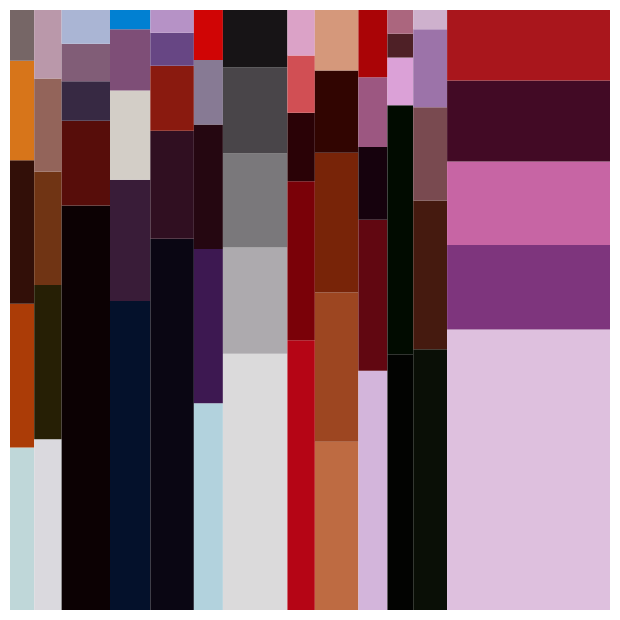

Vega-Lite specification stored for this chart:
### Vega-Lite specification from a JSON file in a GitHub repository (floating-point values rounded to 4 significant figures)
{"config": {"background": "transparent", "title": {"color": "#DBDEE1", "fontSize": 16}, "axis": {"domainColor": "#313338", "gridColor": "#666666", "tickColor": "#DBDEE1", "titleColor": "#DBDEE1", "labelColor": "#DBDEE1", "grid": false}, "legend": {"labelColor": "#DBDEE1", "titleColor": "#DBDEE1"}, "view": {"stroke": null}}, "data": {"name": "data-cd5f8716d1f9e86455d17294906ccb24"}, "mark": {"type": "rect", "opacity": 1, "tooltip": true}, "encoding": {"color": {"field": "hex_color", "title": "Hex color code", "scale": null, "type": "nominal"}, "tooltip": [{"field": "scene", "title": "Scena", "type": "quantitative"}, {"field": "hex_color", "title": "Codice colore esadecimale", "type": "nominal"}, {"field": "closest_color_name", "title": "Nome del colore più vicino", "type": "nominal"}, {"field": "frequency", "title": "Frequenza", "type": "quantitative"}], "x": {"axis": null, "field": "start_frame", "scale": {"domainMax": 384.0, "domainMin": 12.0, "padding": 0}, "title": null, "type": "quantitative"}, "x2": {"field": "end_frame"}, "y": {"axis": null, "field": "start_freq", "scale": {"padding": 0}, "title": null, "type": "quantitative"}, "y2": {"field": "end_freq"}}, "height": "container", "transform": [{"groupby": ["scene"], "stack": "frequency", "as": ["start_freq", "end_freq"]}], "width": "container", "$schema": "https://vega.github.io/schema/vega-lite/v5.17.0.json", "datasets": {"data-cd5f8716d1f9e86455d17294906ccb24": [{"scene": 1, "hex_color": "#bfd7d9", "closest_color_name": "beau_blue", "frequency": 0.271, "start_frame": 12, "end_frame": 27}, {"scene": 1, "hex_color": "#ab3c07", "closest_color_name": "windsor_tan", "frequency": 0.2396, "start_frame": 12, "end_frame": 27}, {"scene": 1, "hex_color": "#320f08", "closest_color_name": "dark_chocolate", "frequency": 0.2389, "start_frame": 12, "end_frame": 27}, {"scene": 1, "hex_color": "#d7751a", "closest_color_name": "ochre", "frequency": 0.166, "start_frame": 12, "end_frame": 27}, {"scene": 1, "hex_color": "#766666", "closest_color_name": "dark_silver", "frequency": 0.08447, "start_frame": 12, "end_frame": 27}, {"scene": 2, "hex_color": "#dad9de", "closest_color_name": "bone", "frequency": 0.2845, "start_frame": 27, "end_frame": 44}, {"scene": 2, "hex_color": "#261f05", "closest_color_name": "brown_oil", "frequency": 0.2572, "start_frame": 27, "end_frame": 44}, {"scene": 2, "hex_color": "#703414", "closest_color_name": "caramel", "frequency": 0.1888, "start_frame": 27, "end_frame": 44}, {"scene": 2, "hex_color": "#93645a", "closest_color_name": "dirt", "frequency": 0.1554, "start_frame": 27, "end_frame": 44}, {"scene": 2, "hex_color": "#ba98aa", "closest_color_name": "silver_chalice", "frequency": 0.1142, "start_frame": 27, "end_frame": 44}, {"scene": 3, "hex_color": "#0c0103", "closest_color_name": "asphalt", "frequency": 0.6741, "start_frame": 44, "end_frame": 74}, {"scene": 3, "hex_color": "#570d0a", "closest_color_name": "jam", "frequency": 0.1412, "start_frame": 44, "end_frame": 74}, {"scene": 3, "hex_color": "#372943", "closest_color_name": "shadow", "frequency": 0.06587, "start_frame": 44, "end_frame": 74}, {"scene": 3, "hex_color": "#815d77", "closest_color_name": "dove", "frequency": 0.0625, "start_frame": 44, "end_frame": 74}, {"scene": 3, "hex_color": "#aab5d4", "closest_color_name": "silver", "frequency": 0.05635, "start_frame": 44, "end_frame": 74}, {"scene": 4, "hex_color": "#04112b", "closest_color_name": "black_rock", "frequency": 0.5151, "start_frame": 74, "end_frame": 99}, {"scene": 4, "hex_color": "#391c38", "closest_color_name": "dark_purple", "frequency": 0.2019, "start_frame": 74, "end_frame": 99}, {"scene": 4, "hex_color": "#d3cec7", "closest_color_name": "pastel_gray", "frequency": 0.149, "start_frame": 74, "end_frame": 99}, {"scene": 4, "hex_color": "#7e4e77", "closest_color_name": "mauve", "frequency": 0.102, "start_frame": 74, "end_frame": 99}, {"scene": 4, "hex_color": "#0180d2", "closest_color_name": "cerulean", "frequency": 0.03207, "start_frame": 74, "end_frame": 99}, {"scene": 5, "hex_color": "#0a0613", "closest_color_name": "black_magic", "frequency": 0.6186, "start_frame": 99, "end_frame": 126}, {"scene": 5, "hex_color": "#300f21", "closest_color_name": "deep_wine", "frequency": 0.18, "start_frame": 99, "end_frame": 126}, {"scene": 5, "hex_color": "#8a1a0f", "closest_color_name": "scarlet", "frequency": 0.1086, "start_frame": 99, "end_frame": 126}, {"scene": 5, "hex_color": "#674684", "closest_color_name": "affair", "frequency": 0.05504, "start_frame": 99, "end_frame": 126}, {"scene": 5, "hex_color": "#b692c6", "closest_color_name": "royal_periwinkle", "frequency": 0.03778, "start_frame": 99, "end_frame": 126}, {"scene": 6, "hex_color": "#b2d2dd", "closest_color_name": "beau_blue", "frequency": 0.3447, "start_frame": 126, "end_frame": 144}, {"scene": 6, "hex_color": "#3d1851", "closest_color_name": "indigo", "frequency": 0.2569, "start_frame": 126, "end_frame": 144}, {"scene": 6, "hex_color": "#250711", "closest_color_name": "raisin", "frequency": 0.2077, "start_frame": 126, "end_frame": 144}, {"scene": 6, "hex_color": "#877a94", "closest_color_name": "rocket_metallic", "frequency": 0.1073, "start_frame": 126, "end_frame": 144}, {"scene": 6, "hex_color": "#d00505", "closest_color_name": "bu_scarlet", "frequency": 0.08342, "start_frame": 126, "end_frame": 144}, {"scene": 7, "hex_color": "#dbdadb", "closest_color_name": "bone", "frequency": 0.4272, "start_frame": 144, "end_frame": 184}, {"scene": 7, "hex_color": "#adaaae", "closest_color_name": "silver_chalice", "frequency": 0.1769, "start_frame": 144, "end_frame": 184}, {"scene": 7, "hex_color": "#7a787b", "closest_color_name": "fossil", "frequency": 0.1565, "start_frame": 144, "end_frame": 184}, {"scene": 7, "hex_color": "#494549", "closest_color_name": "gray_wolf", "frequency": 0.1433, "start_frame": 144, "end_frame": 184}, {"scene": 7, "hex_color": "#171416", "closest_color_name": "dull_black", "frequency": 0.09601, "start_frame": 144, "end_frame": 184}, {"scene": 8, "hex_color": "#b50515", "closest_color_name": "angels_red", "frequency": 0.4495, "start_frame": 184, "end_frame": 201}, {"scene": 8, "hex_color": "#7a0108", "closest_color_name": "maroon", "frequency": 0.2652, "start_frame": 184, "end_frame": 201}, {"scene": 8, "hex_color": "#2a0206", "closest_color_name": "raisin", "frequency": 0.1141, "start_frame": 184, "end_frame": 201}, {"scene": 8, "hex_color": "#d14f54", "closest_color_name": "dark_terra_cotta", "frequency": 0.09552, "start_frame": 184, "end_frame": 201}, {"scene": 8, "hex_color": "#dba2c7", "closest_color_name": "pink", "frequency": 0.07573, "start_frame": 184, "end_frame": 201}, {"scene": 9, "hex_color": "#be6b42", "closest_color_name": "copper", "frequency": 0.2804, "start_frame": 201, "end_frame": 228}, {"scene": 9, "hex_color": "#9d4621", "closest_color_name": "sienna", "frequency": 0.249, "start_frame": 201, "end_frame": 228}, {"scene": 9, "hex_color": "#782408", "closest_color_name": "brick", "frequency": 0.2329, "start_frame": 201, "end_frame": 228}, {"scene": 9, "hex_color": "#310501", "closest_color_name": "dark_chocolate", "frequency": 0.1371, "start_frame": 201, "end_frame": 228}, {"scene": 9, "hex_color": "#d5987b", "closest_color_name": "antique_brass", "frequency": 0.1007, "start_frame": 201, "end_frame": 228}, {"scene": 10, "hex_color": "#d3b5db", "closest_color_name": "thistle", "frequency": 0.3988, "start_frame": 228, "end_frame": 246}, {"scene": 10, "hex_color": "#610711", "closest_color_name": "jam", "frequency": 0.2515, "start_frame": 228, "end_frame": 246}, {"scene": 10, "hex_color": "#16020d", "closest_color_name": "vampire_black", "frequency": 0.1212, "start_frame": 228, "end_frame": 246}, {"scene": 10, "hex_color": "#9c5781", "closest_color_name": "lipstick_stain", "frequency": 0.1162, "start_frame": 228, "end_frame": 246}, {"scene": 10, "hex_color": "#aa0406", "closest_color_name": "49ers_red", "frequency": 0.1122, "start_frame": 228, "end_frame": 246}, {"scene": 11, "hex_color": "#020301", "closest_color_name": "jade", "frequency": 0.4263, "start_frame": 246, "end_frame": 262}, {"scene": 11, "hex_color": "#010b00", "closest_color_name": "obsidian", "frequency": 0.4151, "start_frame": 246, "end_frame": 262}, {"scene": 11, "hex_color": "#dba1d7", "closest_color_name": "pink", "frequency": 0.07936, "start_frame": 246, "end_frame": 262}, {"scene": 11, "hex_color": "#4e2026", "closest_color_name": "merlot", "frequency": 0.03979, "start_frame": 246, "end_frame": 262}, {"scene": 11, "hex_color": "#ab667e", "closest_color_name": "beaver", "frequency": 0.03944, "start_frame": 246, "end_frame": 262}, {"scene": 12, "hex_color": "#0a0f06", "closest_color_name": "metal", "frequency": 0.4345, "start_frame": 262, "end_frame": 283}, {"scene": 12, "hex_color": "#451a0f", "closest_color_name": "pecan", "frequency": 0.2479, "start_frame": 262, "end_frame": 283}, {"scene": 12, "hex_color": "#794a50", "closest_color_name": "deep_coffee", "frequency": 0.1556, "start_frame": 262, "end_frame": 283}, {"scene": 12, "hex_color": "#9c73a9", "closest_color_name": "heather", "frequency": 0.1299, "start_frame": 262, "end_frame": 283}, {"scene": 12, "hex_color": "#ceb1cd", "closest_color_name": "thistle", "frequency": 0.03218, "start_frame": 262, "end_frame": 283}, {"scene": 13, "hex_color": "#dec0de", "closest_color_name": "thistle", "frequency": 0.4675, "start_frame": 283, "end_frame": 384}, {"scene": 13, "hex_color": "#7e357d", "closest_color_name": "eminence", "frequency": 0.1408, "start_frame": 283, "end_frame": 384}, {"scene": 13, "hex_color": "#c765a4", "closest_color_name": "deep_lilac", "frequency": 0.1393, "start_frame": 283, "end_frame": 384}, {"scene": 13, "hex_color": "#420a25", "closest_color_name": "sangria_purple", "frequency": 0.1348, "start_frame": 283, "end_frame": 384}, {"scene": 13, "hex_color": "#a9161c", "closest_color_name": "apple", "frequency": 0.1177, "start_frame": 283, "end_frame": 384}]}}
